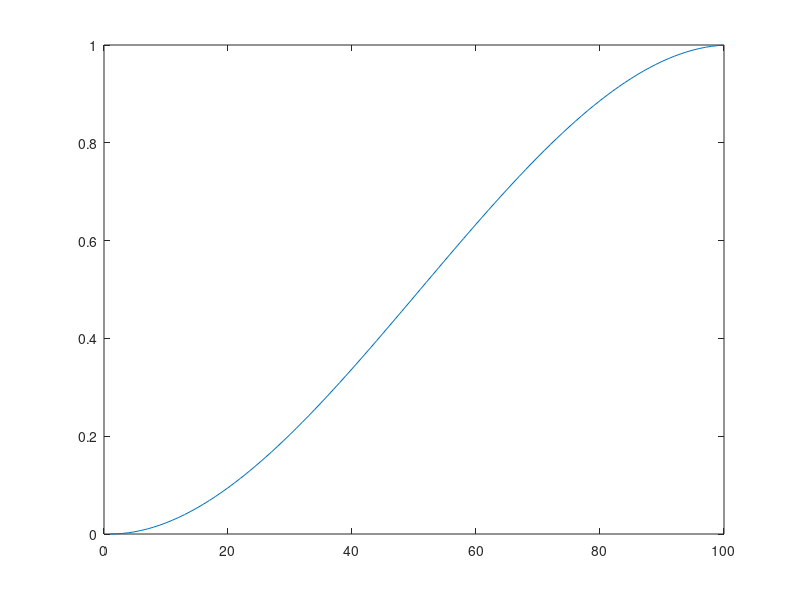
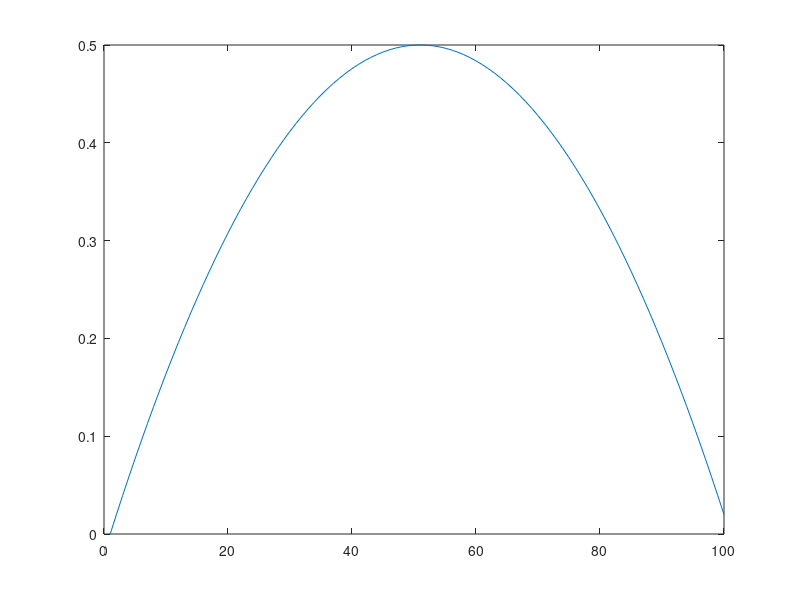
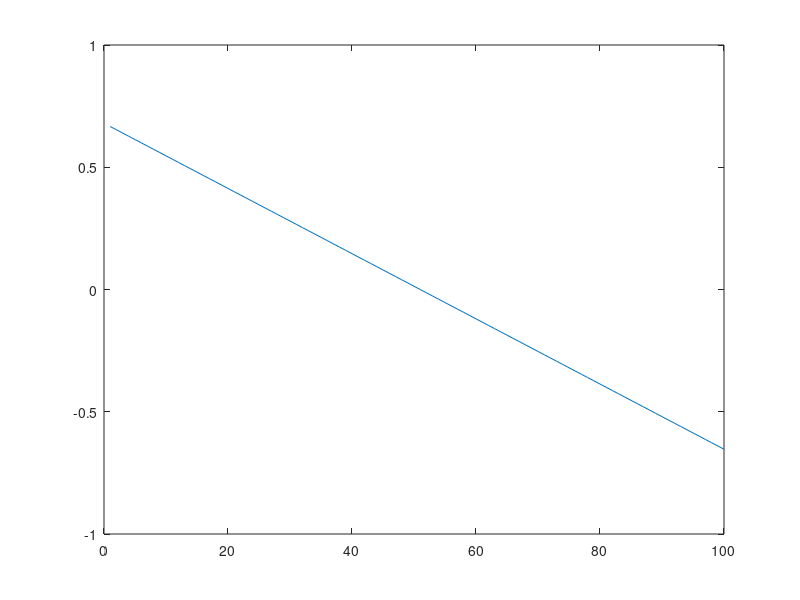

These charts were generated, in order, by the following MATLAB code: (Note: this script raises an error after producing the figures.)

%load ../data/accelerator.dat
tf=3;
num=100;
delta_t=tf/num;
xp=1;
yp=1;

ax0=0;
ax1=0;
ax2=(3*xp)/(tf*tf);
ax3= (-2*xp)/(tf*tf*tf);

ay0=0;
ay1=0;
ay2=(3*yp)/(tf*tf);
ay3= (-2*yp)/(tf*tf*tf);

i=0;
for j=1:num

	x(j) = ax0 + ax1*i + ax2*(i*i) + ax3*(i*i*i);
	y(j) = ay0 + ay1*i + ay2*(i*i) + ay3*(i*i*i);
	dx(j) = ax1 + 2*ax2*i + 3*ax3*(i*i);
	dy(j) = ay1 + 2*ay2*i + 3*ay3*(i*i);
	ddx(j) =  2*ax2 + 6*ax3*i;
	ddy(j) =  2*ay2 + 6*ay3*i;
	vect_time(j) = i;
	i= i+delta_t;

end

%vect_time(j) = i;


figure
plot(x)

figure
plot(dx)

figure
plot(ddx)

file_name = '../data/sim_accelerator.txt'
fileID = fopen('../data/sim_accelerator.txt','w');
%A = [vect_time ; ddx];
A = [vect_time ; ddx];
fprintf(fileID,'%f %f\n',A);
fclose(fileID);



